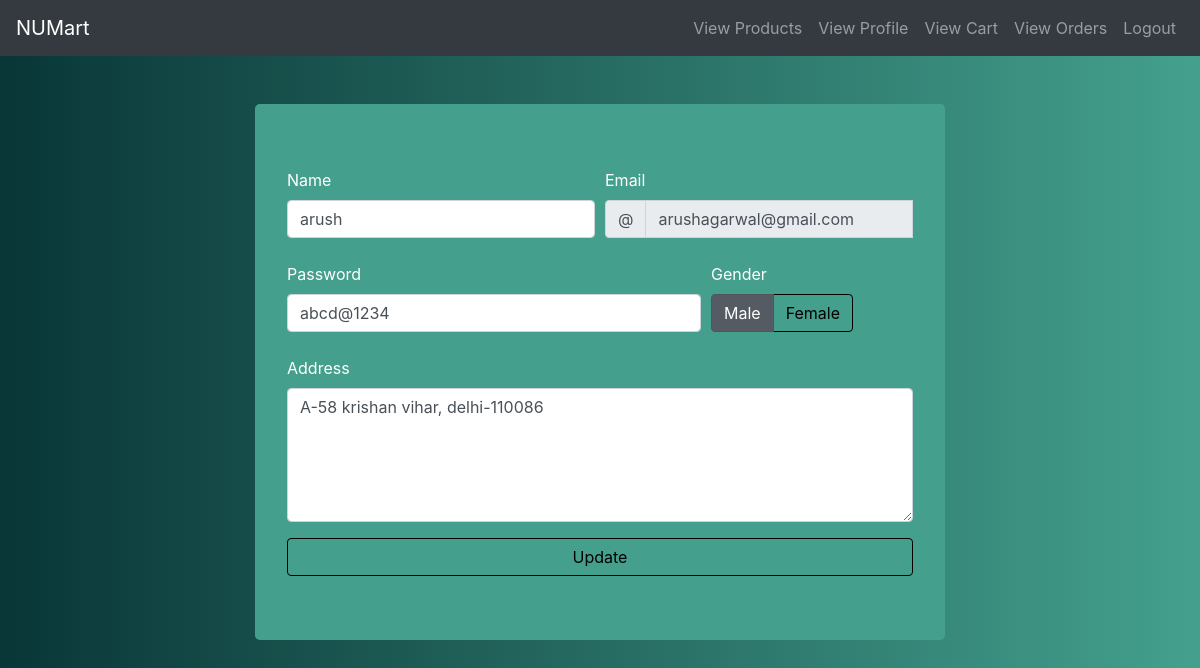
Page /project/userprofile.php (signed in) on the committed database.
### tables this page shows
CREATE TABLE IF NOT EXISTS `userdetails` (
  `user_id` int(11) NOT NULL AUTO_INCREMENT,
  `user_name` varchar(500) NOT NULL,
  `user_email` varchar(500) NOT NULL,
  `user_pass` varchar(500) NOT NULL,
  `gender` varchar(1) NOT NULL,
  `address` varchar(2000) NOT NULL,
  PRIMARY KEY (`user_id`),
  UNIQUE KEY `user_email` (`user_email`)
);

### project/userprofile.php (the view, shortened to what this page needs)
<!DOCTYPE html>
<html>
<head>
	<?php include 'head.php';
	?>
</head>
<body>
	<?php include("usernav.php"); ?>
	<?php
	include("connect.php");
	$uid = $_SESSION["uid"];
	$p1 = "SET @p0='".$uid."'";
	mysqli_query($cn,$p1);
	$res = mysqli_query($cn,"CALL getUserDetails (@p0)");
	$row = mysqli_fetch_array($res);
	?>
	<div class="container" style="margin: 0 auto;margin-top: 3em;max-width: 60%">
		<div class="jumbotron" style="background-color: #44a08d;">
			<form name="frm2" action="processUserprofile.php" method="post">
				<div class="form-row">
					<div class="col-md-6">
						<label for="validationServer01" style="color: white;">Name</label>
						<input type="text" class="form-control " id="validationServer01" placeholder="Name" name="ntxt" value="<?php echo $row[1] ?>" required>
					</div>
					<div class="col-md-6">
						<label for="validationServerUsername" style="color: white;">Email</label>
						<div class="input-group">
							<div class="input-group-prepend">
								<span class="input-group-text" id="inputGroupPrepend3">@</span>
							</div>
							<input type="email" class="form-control " readonly name="idtxt" value="<?php echo $row[2] ?>">
						</div>
					</div>
				</div><br>
				<div class="form-row">
					<div class="col-md-8">
						<label for="validationServer05" style="color: white;">Password</label>
						<input type="text" class="form-control " name="p1txt" value="<?php echo $row[3] ?>" maxlength="255">
					</div>
					<div class="col-md-4">
						<label for="validationServer05" style="color: white;">Gender</label>
						<br>
						<div class="btn-group btn-group-toggle" data-toggle="buttons">
							<?php
							if($row[4]=="M")
							{
								?>
								<label class="btn btn-secondary active">
								<input type="radio" name="g" value="M" id="option1" autocomplete="off" checked> Male
								</label>
								<label class="btn btn-secondary">
								<input type="radio" name="g" value="F" id="option2" autocomplete="off"> Female
								</label>
								<?php
							}
							?>
						</div>
					</div>
				</div> <br>
				<div class="form-row">
					<div class="form-group col-md-12">
						<label for="validationServerUsername" style="color: white;">Address</label>
						<textarea class="form-control" name="adtxt" rows="5" cols="50" placeholder="Enter Address" maxlength="5000"><?php echo $row[5] ?></textarea>
					</div>
				</div>
				<button class="btn btn-primary btn-outline-dark" type="submit" name="submit" value="Update" onClick="return checkForm(frm2)" style="width: 100%;">Update</button>
			</form>
		</div>
	</div>
</body>
</html>

### project/web.css (style rules this page uses)
body { background: #44A08D; background: -webkit-linear-gradient(to right, #093637, #44A08D); background: linear-gradient(to right, #093637, #44A08D); }
.btn { background-color: transparent; color: black; border-color: black; }

### rows in the picture
userdetails: ntxt "arush", idtxt "arushagarwal@gmail.com", p1txt "abcd@1234", adtxt "A-58 krishan vihar, delhi-110086"
